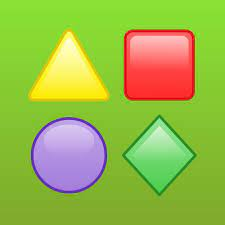
#> input picture exercises/shape.jpg, 225 x 225 px
$ python shape_detection.py
#> lines starting #> are read from the running program, lines starting #| are printed output that depends on the picture; after the words box and inside, x2 and y2 are one past the last pixel; in counts of white or black regions, pixels touching at a corner belong together
import cv2
import numpy as np

font = cv2.FONT_HERSHEY_SIMPLEX

img = cv2.imread("shape.jpg")
#> img is the input picture: shape (225, 225, 3); mean B, G, R 72.4, 184.2, 153.8
gray = cv2.cvtColor(img, cv2.COLOR_BGR2GRAY)
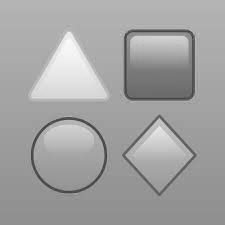
#> gray: shape (225, 225); min 57, max 251, mean 162.4
_, threshold = cv2.threshold(gray, 240, 255, cv2.THRESH_BINARY)
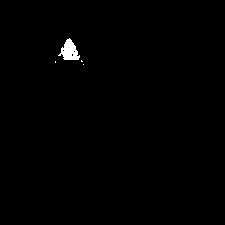
#> threshold: shape (225, 225); 0.55% white; 4 white regions (3 under 20 px)

countours, _ = cv2.findContours(threshold, cv2.RETR_TREE, cv2.CHAIN_APPROX_SIMPLE)
#> countours = 7 contours, 6 with area under 20; largest, box (x1, y1, x2, y2) and area: (58, 38, 80, 60) 243

for cnt in countours:
    epsilon = 0.01 * cv2.arcLength(cnt, True)
    approx = cv2.approxPolyDP(cnt, epsilon, True)

    cv2.drawContours(img, [approx], 0, (0), 5)
    x = approx.ravel()[0]
    y = approx.ravel()[1]

    if len(approx) == 3:
        cv2.putText(img, "Triangle", (x, y), font,1, (0))
    elif len(approx) == 4:
        cv2.putText(img, "Rectangle", (x, y), font, 1, (0))
    elif len(approx) == 5:
        cv2.putText(img, "Pentangon", (x, y), font,1, (0))
    else :
        cv2.putText(img, "Hexagon", (x, y), font,1, (0))
#> this loop made 7 passes
#> (epsilon, approx, x, y) on passes 2, 3, 6, 7: (0.02, [[55, 61], [55, 62]], 55, 61), (0.0341, [[81, 60], [81, 61], [82, 61]], 81, 60), (0.0566, [[73, 51], [74, 50], [75, 51], [74, 52]], 73, 51), (0.0566, [[62, 50], [63, 49], [64, 50], [63, 51]], 62, 50)
#> (epsilon, x, y) on passes 1, 4, 5: (0, 83, 64), (0.796, 69, 38), (0.0766, 71, 54)
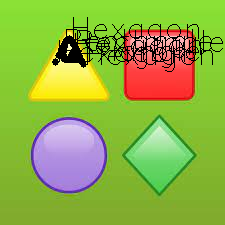
#> img: shape (225, 225, 3); 4.76% of pixels changed, all inside (x1, y1, x2, y2) = (52, 17, 223, 72)


cv2.imshow("img",img)
cv2.waitKey(0)
cv2.destroyAllWindows()
